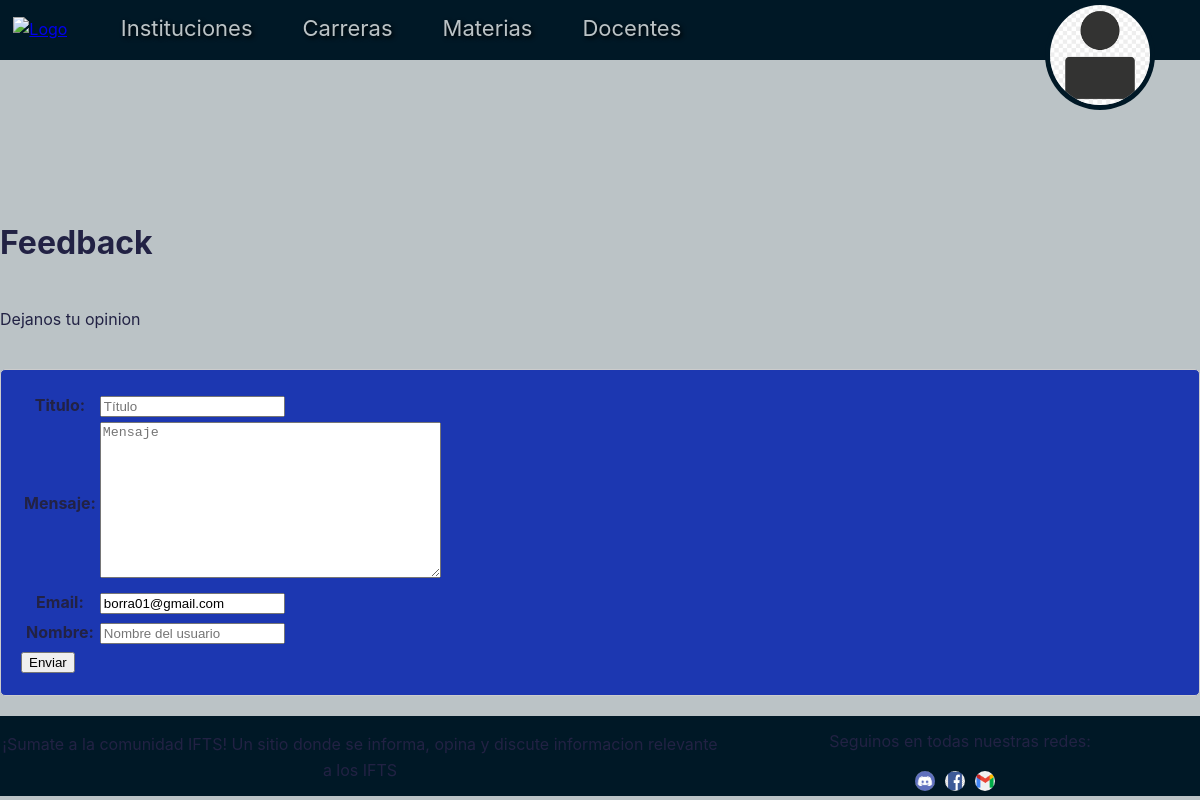
Before: /feedback/ (signed in) with the older database file.
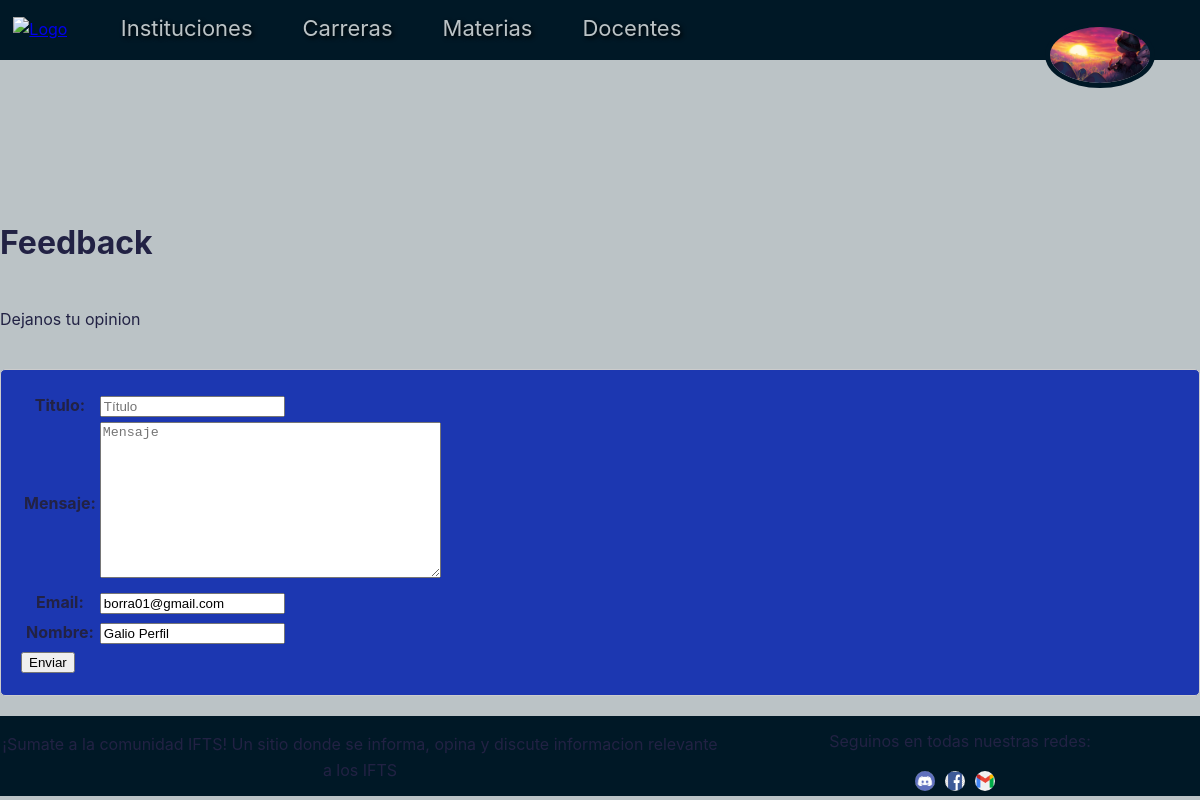
After: the same page with the newer database file.
### apps/custom_user/models.py (models this page shows, shortened)
class CustomUser(AbstractBaseUser, PermissionsMixin):
    PROFESOR = 'Profesor'
    ALUMNO = 'Alumno'
    INSTITUCION = 'Institución'
    VISITANTE = 'Visitante'
    nombre = models.CharField(max_length=100, blank=True, null=True, default=None)
    email = models.EmailField(unique=True, default=None)
    descripcion = models.TextField(blank=True, null=True, default=None)
    img_perfil = models.ImageField(upload_to='perfiles/', null=True, blank=True, default='UserProfile.png')
    is_active = models.BooleanField(default=True)
    is_staff = models.BooleanField(default=False)
    institucion = models.CharField(max_length=100, blank=True, null=True, default=None)
    fecha_de_nacimiento = models.DateField(default=None, blank=True, null=True)
    GENERO_CHOICES = (
        ('M', 'Masculino'),
        ('F', 'Femenino'),
        ('O', 'Otro'),
    )
    genero = models.CharField(max_length=1, choices=GENERO_CHOICES, default='O', blank=True, null=True)
    TIPO_USUARIO_CHOICES = [
        (ALUMNO, 'Alumno'),
        (INSTITUCION, 'Institución'),
        (PROFESOR, 'Profesor'),
        (VISITANTE, 'Visitante'),
    ]
    tipo_usuario = models.CharField(max_length=20, choices=TIPO_USUARIO_CHOICES, default=ALUMNO, blank=True, null=True)
    REQUIRED_FIELDS = []  # Campos requeridos para el inicio de sesión
    USERNAME_FIELD = 'email'  # Campo que se utiliza como nombre de usuario para el inicio de sesión
    objects = CustomUserManager()

### apps/feedback/views.py (the view, shortened to what this page needs)
# urls.py: urlpatterns = [path('', FeedbackView.as_view(), name='feedback'),
class FeedbackView(LoginRequiredMixin, FormView):
    template_name = 'feedback_box.html'
    form_class = FeedbackForm
    success_url = reverse_lazy('user_home')  # Redirige aquí después de enviar el formulario correctamente
    def get_form_kwargs(self):
        kwargs = super(FeedbackView, self).get_form_kwargs()
        kwargs['user'] = self.request.user  # Añade el usuario actual a los kwargs del formulario
        return kwargs

### apps/feedback/forms.py
class FeedbackForm(forms.ModelForm):
    email = forms.EmailField(widget=forms.EmailInput(attrs={'placeholder': 'Correo electrónico'}))
    nombre = forms.CharField(widget=forms.TextInput(attrs={'placeholder': 'Nombre del usuario'}))
    class Meta:
        model = Feedback
        fields = ['titulo', 'mensaje']
        widgets = {
            'titulo': forms.TextInput(attrs={'placeholder': 'Título'}),
            'mensaje': forms.Textarea(attrs={'placeholder': 'Mensaje'}),
        }
    def __init__(self, *args, **kwargs):
        user = kwargs.pop('user', None)
        super().__init__(*args, **kwargs)
        if user:
            self.fields['email'].initial = user.email
            self.fields['nombre'].initial = user.nombre

### apps/feedback/templates/feedback_box.html (shortened to what this page needs)
{% extends "template_base.html" %}
{% load static %}
{% block extra_head %}
    <link rel="stylesheet" href="{% static 'css/feedback_box.css' %}">
{% endblock %}
{% block content %}
    <h1>Feedback</h1>
    <p>Dejanos tu opinion</p>
    <form method="post">
        <div class="formulario-feedback">
            <table>
                {{ form.as_table }}
            </table>
            <button type="submit">Enviar</button>
        </div>
    </form>
{% endblock %}

### templates/template_base.html (shortened to what this page needs)
{% load static %}
<!DOCTYPE html>
<html lang="es">
    <head>
        <link rel="stylesheet" href="{% static 'css/template_base.css' %}">
        <link rel="stylesheet" href="{% static 'css/querys.css' %}">
        <link rel="stylesheet" href="{% static 'css/menu_profile.css' %}">
        {% block extra_head %}
        {% endblock %}
    </head>
    <body>
        <header>
        <div class="menuGlobal">
            <div class="logo">
                <a href="{% url 'user_home'%}" type="image/png"><img src="{% static 'imagenes/Logo/genioLogo.jpg' %}" alt="Logo"></a>
            </div>
            <nav class="menuDiv">
                <ul>
                    <li><a href="{% url 'lista_instituciones'%}">Instituciones</a></li>
                    <li><a href="{% url 'lista_carreras'%}">Carreras</a></li>
                    <li><a href="{% url 'lista_materias'%}">Materias</a></li>
                    <li><a href="{% url 'lista_profesores'%}">Docentes</a></li>
                </ul>
            </nav>
            <div>
            {% if request.user.is_authenticated %}
                <nav class="nav-menu-principal">
                    <img src="{{ request.user.img_perfil.url }}" alt="profile" class="img_perfil">
            </nav>
            {% else %}
                <a href="{% url 'login' %}">Iniciar sesión</a>
            {% endif %}
        </div>
            </div>
        </header>
    <div id="contenedor-principal">
        {% block content %}
        {% endblock %}
    </div>
        <footer>
            <div class="footer-container">
                <div class="footer-section">
                    <p>¡Sumate a la comunidad IFTS!
                      Un sitio donde se informa, opina y discute informacion relevante a los IFTS</p>
                </div>
                <div class="footer-section2">
                    <p>Seguinos en todas nuestras redes:</p>
                    <div class="social-icons">
                        <ul class="listaRedes">
                            <li><a href="https://discord.gg/3EkEuBr5"><img src="{% static 'imagenes/Iconos/discord-ico.png' %}" alt="Discord-ico"></a></li>
                            <li><a href="https://www.facebook.com/profile.php?id=61558876926447&notif_id=1714537805990917&notif_t=follower_invite_accept&ref=notif"><img src="{% static 'imagenes/Iconos/facebook-ico.png' %}" alt="Facebook-ico"></a></li>
                            <li><a href="mailto:m.e.b.d.0904@ifts18.edu.ar?subject=Consulta%20desde%20la%20Web&body=Hola,%20vi%20tu%20sitio%20web%20y%20me%20gustaría%20saber..."><img src="{% static 'imagenes/Iconos/gmail-ico.png' %}" alt="Gmail-ico"></a></li>
                        </ul>
                    </div>
                </div>
            </div>
        </footer>
    </body>
</html>

Changed rows visible on the page:
changed CustomUser "borra01@gmail.com": user.img_perfil: a different picture; nombre (not shown) → "Galio Perfil"
